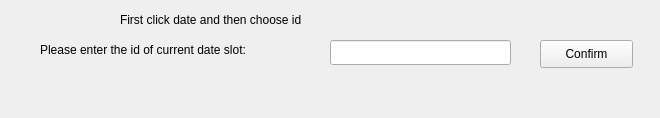
<?xml version="1.0" encoding="UTF-8"?>
<ui version="4.0">
 <class>update_slots</class>
 <widget class="QWidget" name="update_slots">
  <property name="geometry">
   <rect>
    <x>0</x>
    <y>0</y>
    <width>660</width>
    <height>118</height>
   </rect>
  </property>
  <property name="windowTitle">
   <string>Form</string>
  </property>
  <widget class="QLabel" name="label">
   <property name="geometry">
    <rect>
     <x>40</x>
     <y>40</y>
     <width>321</width>
     <height>19</height>
    </rect>
   </property>
   <property name="text">
    <string>Please enter the id of current date slot:</string>
   </property>
  </widget>
  <widget class="QLineEdit" name="enterline">
   <property name="geometry">
    <rect>
     <x>330</x>
     <y>40</y>
     <width>181</width>
     <height>25</height>
    </rect>
   </property>
  </widget>
  <widget class="QPushButton" name="confirmbtn">
   <property name="geometry">
    <rect>
     <x>540</x>
     <y>40</y>
     <width>93</width>
     <height>28</height>
    </rect>
   </property>
   <property name="text">
    <string>Confirm</string>
   </property>
  </widget>
  <widget class="QLabel" name="label_2">
   <property name="geometry">
    <rect>
     <x>120</x>
     <y>10</y>
     <width>441</width>
     <height>19</height>
    </rect>
   </property>
   <property name="text">
    <string>First click date and then choose id</string>
   </property>
  </widget>
 </widget>
 <resources/>
 <connections/>
</ui>
